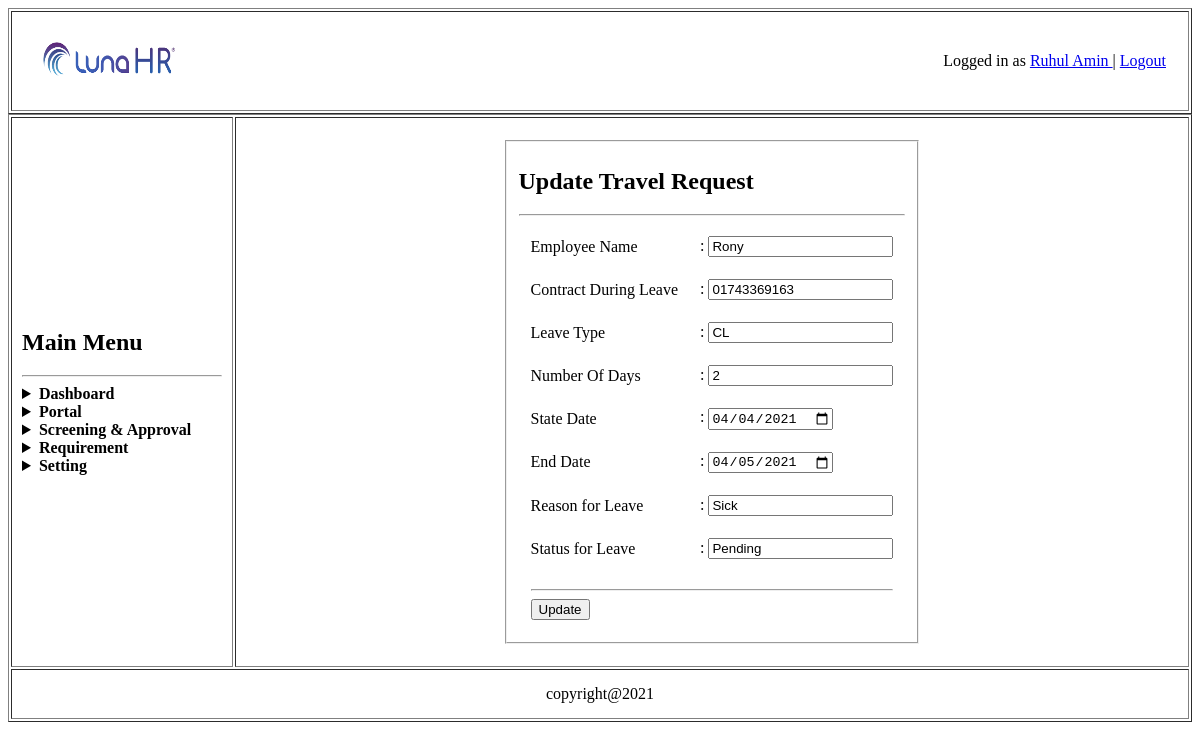
/controler/travel_request_edit.php?id=1 (signed in), run on the app's committed database.
### tables this page shows
CREATE TABLE `travel_request` (
  `id` int(5) NOT NULL,
  `empname` varchar(50) NOT NULL,
  `contract` varchar(50) NOT NULL,
  `leavetype` varchar(50) NOT NULL,
  `days` varchar(50) NOT NULL,
  `statedate` varchar(50) NOT NULL,
  `enddate` varchar(50) NOT NULL,
  `reason` varchar(50) NOT NULL,
  `status` varchar(50) NOT NULL
);

### model/travelApprovalModel.php (called while the page is built, shortened)
<?php
	function getUserTravelRequestById($id){
		$conn = getConnection();
		$sql = "select * from travel_request where id='{$id}'";
		$result = mysqli_query($conn, $sql);
		$row = mysqli_fetch_assoc($result);
		return $row;
	}
?>

### controler/travel_request_edit.php (the view, shortened to what this page needs)
<?php
	require_once('../model/travelApprovalModel.php');
	if(isset($_POST['update_btn'])){
		$user = [
					'empname'=>$_POST['empname'],
					'leavetype'=>$_POST['leavetype'],
					'days'=>$_POST['days'],
					'contract'=> $_POST['contract'],
					'statedate'=> $_POST['statedate'],
					'enddate'=>$_POST['enddate'],
					'reason'=>$_POST['reason'],
					'status'=>$_POST['status']
				];
			$id=$_GET['id'];
			$status = TravelRequestUpdateData($user,$id);
			if($status){
				header('location: ../view/travel_approval.php');
			}else{
				echo "*Error db connted";
			}
			$data = getUserTravelRequestById($id);
			$empname=$data['empname'];
			$leavetype=$data['leavetype'];
			$days=$data['days'];
			$contract=$data['contract'];
			$statedate=$data['statedate'];
			$enddate=$data['enddate'];
			$reason=$data['reason'];
			$status=$data['status'];
	}else{
		$id=$_GET['id'];
		$data = getUserTravelRequestById($id);
		$empname=$data['empname'];
		$leavetype=$data['leavetype'];
		$days=$data['days'];
		$contract=$data['contract'];
		$statedate=$data['statedate'];
		$enddate=$data['enddate'];
		$reason=$data['reason'];
		$status=$data['status'];
	}
?>
</head>
<body>
	<table border="1px" align="center" width="100%">
		<tr>
			<td>
				<table width="100%">
					<tr>
						<td width="150px" height="50px">
							<img src="../asset/company_logo.png" alt="main_logo" width="100%" height="100%">
						</td>
						<td align="right" >Logged in as
							<a href="../controler/view_profile_check.php">
								<?php
									echo $_SESSION['current_user']['name'];
								?>
							</a> |
							<a href="../controler/logout_check.php">Logout</a>
						</td>
					</tr>
				</table>
			</td>
		</tr>
	</table>
	<table  border="1px" align="cen" width="100%">
		<tr>
			<td width="200px" height="425px"><h2>Main Menu</h2>
				<hr>
				<details>
					<summary><b>Dashboard</b></summary>
				</details>
				<details>
					<summary><b>Portal</b></summary>
				</details>
				<details>
					<summary><b>Screening & Approval</b></summary>
				</details>
				<details>
					<summary><b>Requirement</b></summary>
				</details>
				<details>
					<summary><b>Setting</b></summary>
				</details>
			</td>
			<td colspan="2" align="center">
				<table align="center">
					<tr>
						<td>
							<form method="post" action="create_travel_request.php?id=<?php echo $id;?>">
								<fieldset>
									<h2>Update Travel Request</h2>
									<hr>
									<table align="center">
										<tr>
											<td>Employee Name</td>
											<td>:
												<input type="text" name="empname" value="<?php echo $empname;?>">
											</td>
										</tr>
										<tr>
											<td>Contract During Leave</td>
											<td>:
												<input type="text" name="contract" value="<?php echo $contract;?>">
											</td>
										</tr>
										<tr>
											<td>Leave Type</td>
											<td>:
												<input type="text" name="leavetype" value="<?php echo $leavetype;?>">
											</td>
										</tr>
										<tr>
											<td>Number Of Days</td>
											<td>:
												<input type="number" name="days" value="<?php echo $days;?>">
											</td>
										</tr>
										<tr>
											<td>State Date</td>
											<td>:
												<input type="date" name="statedate" value="<?php echo $statedate;?>">
											</td>
										</tr>
										<tr>
											<td>End Date</td>
											<td>:
												<input type="date" name="enddate" value="<?php echo $enddate;?>">
											</td>
										</tr>
										<tr>
											<td>Reason for Leave</td>
											<td>:
												<input type="text" name="reason" value="<?php echo $reason;?>">
											</td>
										</tr>
										<tr>
											<td>Status for Leave</td>
											<td>:
												<input type="text" name="status" value="<?php echo $status;?>">
											</td>
										</tr>
										<tr>
											<td colspan="2" align="left">
												<hr>
												<input type="submit" name="update_btn" value="Update">
											</td>
										</tr>
									</table>
								</fieldset>
							</form>
						</td>
					</tr>
				</table>
			</td>
		</tr>

### data on the page
travel_request: empname "Rony", contract "01743369163", leavetype "CL", days "2", statedate "04/04/2021", enddate "04/05/2021", reason "Sick", status "Pending"

### other printed values
$_SESSION['current_user']['name'] "Ruhul Amin"
